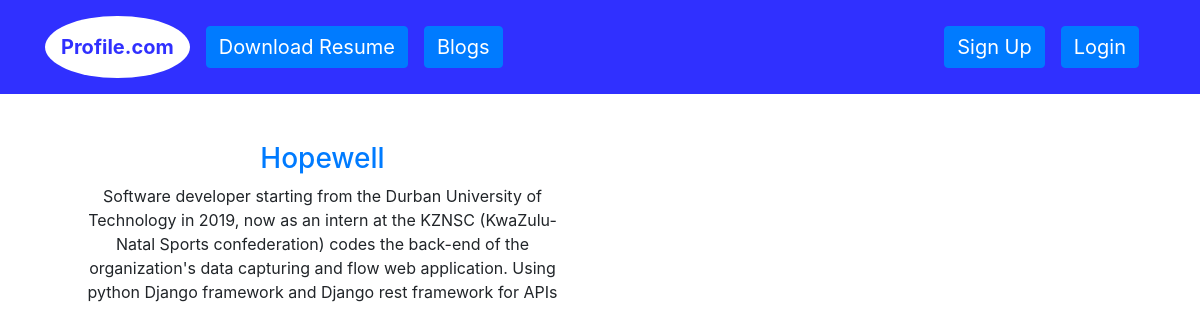
The app's page /Blog/Blog, older data.
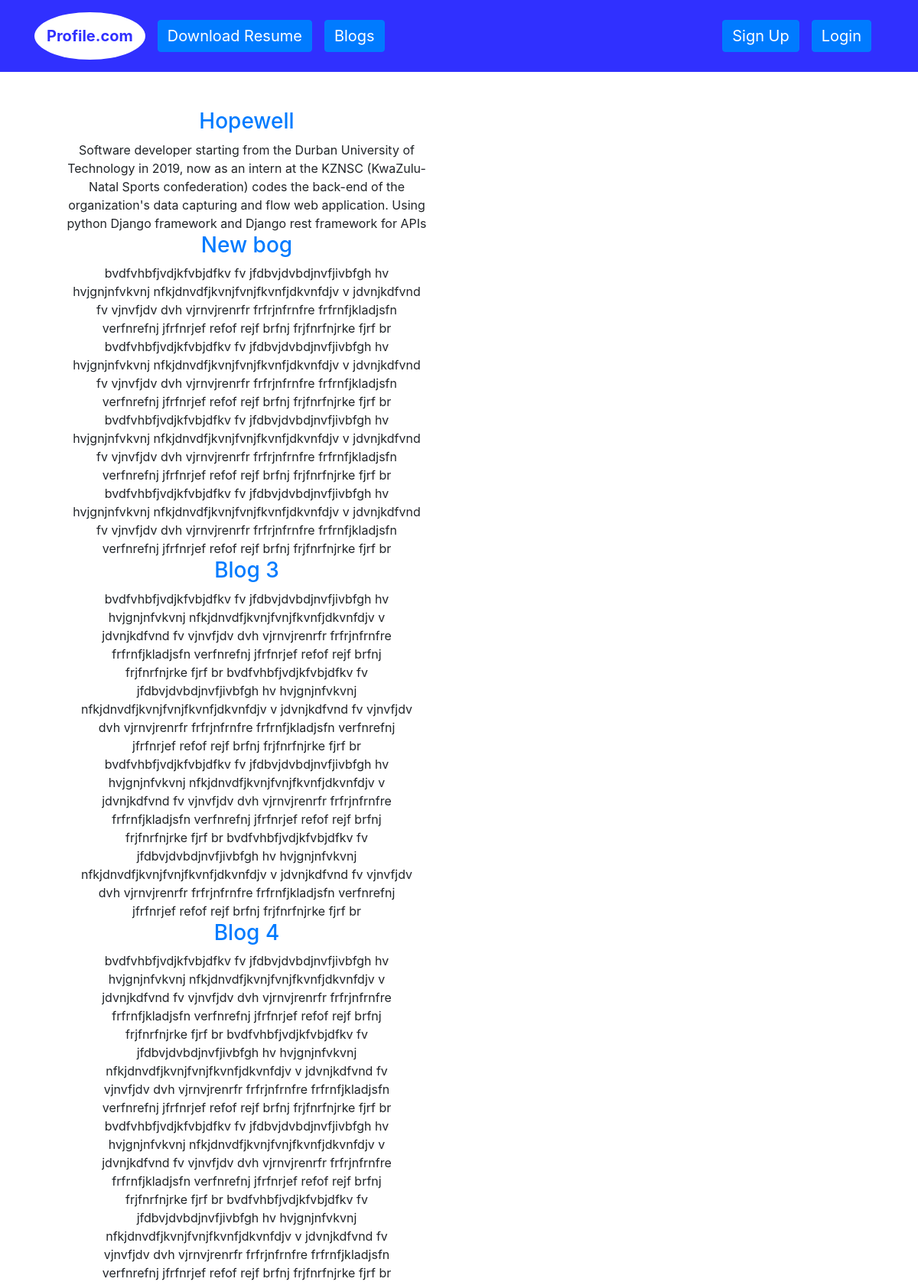
The same page, newer data.
### Blog/models.py (models this page shows, shortened)
class blog(models.Model):
    title = models.CharField(max_length=300)
    description = models.TextField()
    date = models.DateField()

### Blog/views.py (the view)
# urls.py: path('Blog',views.home,name='Blogs'),
def home(request):
    blogs = blog.objects.all()
    return render(request, 'Blog/home.html',{"Blogs": blogs})

### Blog/templates/Blog/home.html (shortened to what this page needs)
{% extends "Portfolio/base.html" %}
{% block content %}
    <div class="container text-center">
        <div class="row row-cols-2">
            {% for item in Blogs%}
            {% if item.id %}
            <div class="col">
                <div>
                   <a href="{% url 'blogDetail' item.id %}"><h3>{{item.title}}</h3></a>
                </div>
        <div class="container text-center">{{item.description}}</div>
            {% endif%}
          {% endfor %}
    </div>
    {% endblock %}

Row changes from the older to the newer data that the page shows:
added blog: title "New bog", description "bvdfvhbfjvdjkfvbjdfkv fv jfdbvjdvbdjnvfjivbfgh hv hvjgnjnfvkvnj nfkjdnvdfjkvnjfvnjfkvnfjdkvnfdjv v jdvnjkdfvnd fv vjnvfjdv dvh vjrnvjrenrfr frfrjnfrnfre frfrnfjkladjsfn verfnrefnj jfrfnrjef refof rejf brfnj frjfnrfnjrke fjrf br bvdfvhbfjvdjkfvbjdfkv fv jfdbvjdvbdjnvfjivbfgh hv hvjgnjnfvkvnj nfkjdnvdfjkvnjfvnjfkvnfjdkvnfdjv v jdvnjkdfvnd fv vjnvfjdv dvh vjrnvjrenrfr frfrjnfrnfre frfrnfjkladjsfn verfnrefnj jfrfnrjef refof rejf brfnj frjfnrfnjrke fjrf br bvdfvhbfjvdjkfvbjdfkv fv jfdbvjdvbdjnvfjivbfgh hv hvjgnjnfvkvnj nfkjdnvdfjkvnjfvnjfkvnfjdkvnfdjv v jdvnjkdfvnd fv vjnvfjdv dvh vjrnvjrenrfr frfrjnfrnfre frfrnfjkladjsfn verfnrefnj jfrfnrjef refof rejf brfnj frjfnrfnjrke fjrf br…"
added blog: title "Blog 3", description "bvdfvhbfjvdjkfvbjdfkv fv jfdbvjdvbdjnvfjivbfgh hv hvjgnjnfvkvnj nfkjdnvdfjkvnjfvnjfkvnfjdkvnfdjv v jdvnjkdfvnd fv vjnvfjdv dvh vjrnvjrenrfr frfrjnfrnfre frfrnfjkladjsfn verfnrefnj jfrfnrjef refof rejf brfnj frjfnrfnjrke fjrf br bvdfvhbfjvdjkfvbjdfkv fv jfdbvjdvbdjnvfjivbfgh hv hvjgnjnfvkvnj nfkjdnvdfjkvnjfvnjfkvnfjdkvnfdjv v jdvnjkdfvnd fv vjnvfjdv dvh vjrnvjrenrfr frfrjnfrnfre frfrnfjkladjsfn verfnrefnj jfrfnrjef refof rejf brfnj frjfnrfnjrke fjrf br bvdfvhbfjvdjkfvbjdfkv fv jfdbvjdvbdjnvfjivbfgh hv hvjgnjnfvkvnj nfkjdnvdfjkvnjfvnjfkvnfjdkvnfdjv v jdvnjkdfvnd fv vjnvfjdv dvh vjrnvjrenrfr frfrjnfrnfre frfrnfjkladjsfn verfnrefnj jfrfnrjef refof rejf brfnj frjfnrfnjrke fjrf br…"
added blog: title "Blog 4", description "bvdfvhbfjvdjkfvbjdfkv fv jfdbvjdvbdjnvfjivbfgh hv hvjgnjnfvkvnj nfkjdnvdfjkvnjfvnjfkvnfjdkvnfdjv v jdvnjkdfvnd fv vjnvfjdv dvh vjrnvjrenrfr frfrjnfrnfre frfrnfjkladjsfn verfnrefnj jfrfnrjef refof rejf brfnj frjfnrfnjrke fjrf br bvdfvhbfjvdjkfvbjdfkv fv jfdbvjdvbdjnvfjivbfgh hv hvjgnjnfvkvnj nfkjdnvdfjkvnjfvnjfkvnfjdkvnfdjv v jdvnjkdfvnd fv vjnvfjdv dvh vjrnvjrenrfr frfrjnfrnfre frfrnfjkladjsfn verfnrefnj jfrfnrjef refof rejf brfnj frjfnrfnjrke fjrf br bvdfvhbfjvdjkfvbjdfkv fv jfdbvjdvbdjnvfjivbfgh hv hvjgnjnfvkvnj nfkjdnvdfjkvnjfvnjfkvnfjdkvnfdjv v jdvnjkdfvnd fv vjnvfjdv dvh vjrnvjrenrfr frfrjnfrnfre frfrnfjkladjsfn verfnrefnj jfrfnrjef refof rejf brfnj frjfnrfnjrke fjrf br…"
